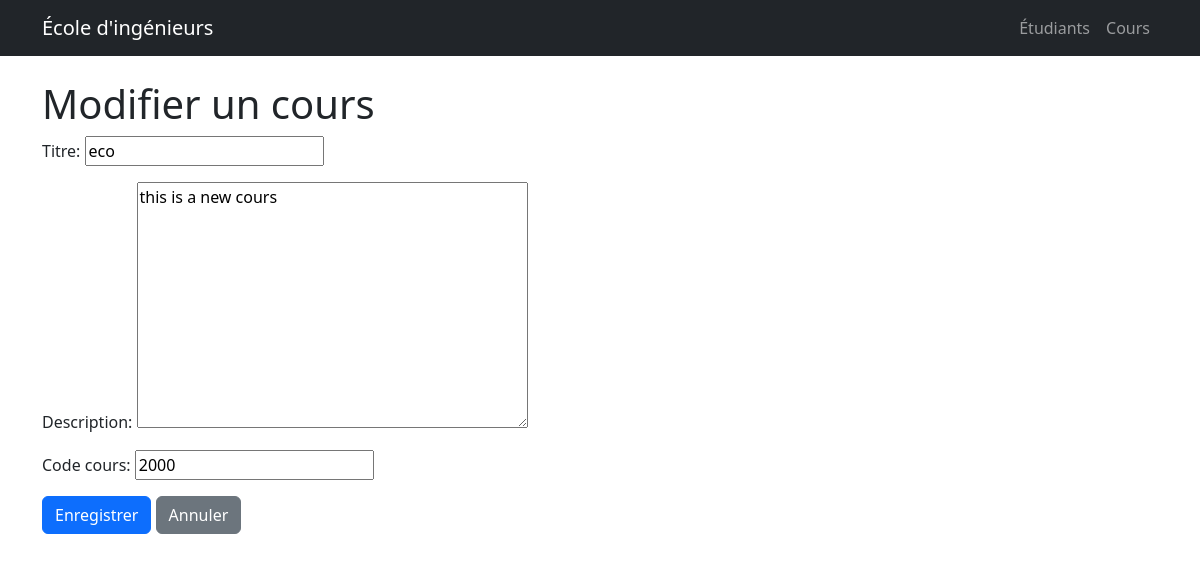
The app's page /cours/1/update/ with its own data.
### cours/models.py (models this page shows, shortened)
class Cours(models.Model):
    titre = models.CharField(max_length=200)
    description = models.TextField()
    code_cours = models.CharField(max_length=20, unique=True)
    etudiants = models.ManyToManyField(Etudiant, through='Inscription')

### cours/views.py (the view)
# urls.py: path('<int:pk>/update/', views.CoursUpdateView.as_view(), name='cours-update'),
class CoursUpdateView(UpdateView):
    model = Cours
    template_name = 'cours/cours_form.html'
    fields = ['titre', 'description', 'code_cours']
    success_url = reverse_lazy('cours-list')

### templates/cours/cours_form.html (shortened to what this page needs)
{% extends 'base.html' %}
{% block content %}
<h1>{% if form.instance.pk %}Modifier{% else %}Ajouter{% endif %} un cours</h1>
<form method="post">
    <div class="mb-3">
        {{ form.as_p }}
    </div>
    <button type="submit" class="btn btn-primary">Enregistrer</button>
    <a href="{% url 'cours-list' %}" class="btn btn-secondary">Annuler</a>
</form>
{% endblock %}

### records on screen
Cours: titre "eco", description "this is a new cours", code_cours "2000"
